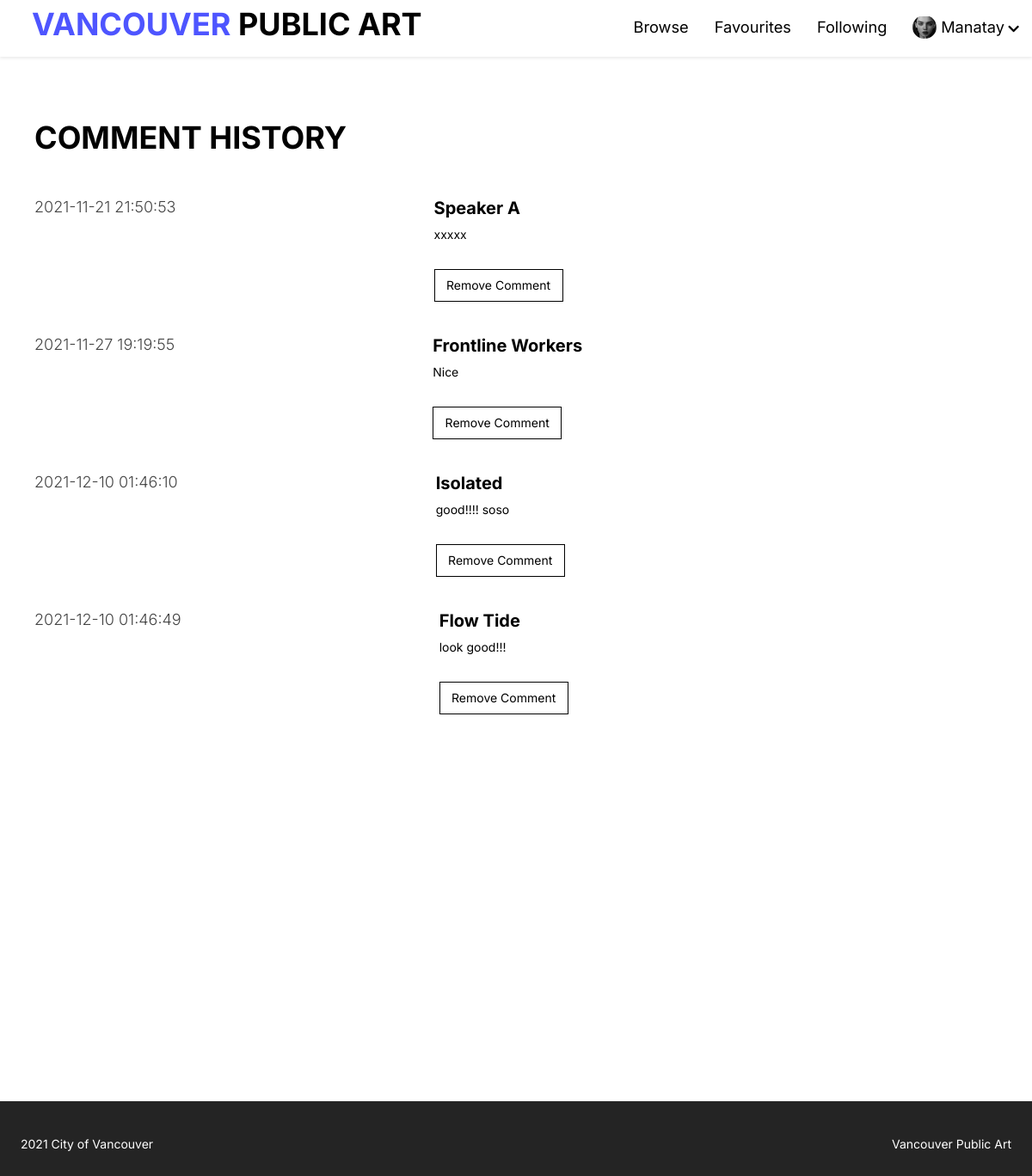
The app's page /public/member/commentHistory.php (signed in) with its own data.
### tables this page shows
CREATE TABLE `member` (
  `userID` int(4) NOT NULL,
  `username` varchar(30) NOT NULL,
  `password` varchar(500) NOT NULL,
  `name` varchar(50) NOT NULL,
  `phoneNumber` int(10) NOT NULL,
  `profilePhoto` varchar(500) NOT NULL,
  `email` varchar(500) NOT NULL
);

CREATE TABLE `comment` (
  `commentID` int(10) NOT NULL,
  `userID` int(4) NOT NULL,
  `artID` int(4) NOT NULL,
  `date` timestamp NOT NULL DEFAULT current_timestamp() ON UPDATE current_timestamp(),
  `commentText` text NOT NULL
);

CREATE TABLE `artwork` (
  `artID` int(4) NOT NULL,
  `artName` varchar(150) DEFAULT NULL,
  `artistStatement` text DEFAULT NULL,
  `type` varchar(25) DEFAULT NULL,
  `status` varchar(13) DEFAULT NULL,
  `siteName` varchar(83) DEFAULT NULL,
  `siteAddress` varchar(95) DEFAULT NULL,
  `material` varchar(100) DEFAULT NULL,
  `photoURL` varchar(97) DEFAULT NULL,
  `ownership` varchar(50) DEFAULT NULL,
  `neighborhood` varchar(24) DEFAULT NULL,
  `locationOnSite` varchar(279) DEFAULT NULL,
  `geom` varchar(58) DEFAULT NULL,
  `description` text DEFAULT NULL,
  `artistID` int(3) NOT NULL,
  `year` int(4) DEFAULT NULL
);

### private/initialize.php (called while the page is built, shortened)
<?php
$profileImageDestination = 'Assets/img/';
function url_for($script_path)
{
  if ($script_path[0] != '/') {
    $script_path = "/" . $script_path;
  }
  return WWW_ROOT . $script_path;
}

### private/database/db.php (called while the page is built, shortened)
<?php
require('db_connect.php');
function executeQuery($sql, $data)
{
    global $conn;
    $stmt = $conn->prepare($sql);
    $values = array_values($data);
    $types = str_repeat('s', count($values));
    $stmt->bind_param($types, ...$values);
    $stmt->execute();
    return $stmt;
}
function selectOneByOneTable($table, $conditions)
{
    $sql = "SELECT * FROM $table";
    $i = 0;
    foreach ($conditions as $key => $value) {
        if ($i === 0) {
            $sql = $sql . " WHERE $key=?";
        } else {
            $sql = $sql . " AND $key=?";
        }
        $i++;
    }
    $sql = $sql . " LIMIT 1";
    $stmt = executeQuery($sql, $conditions);
    $records = $stmt->get_result()->fetch_assoc();
    return $records;
}
function selectAllFromThreeTables($artwork, $comment, $member,  $userID)
{
    global $conn;
    $query = "SELECT a.artName,a.artID, c.commentText, c.date,c.commentID, m.username,m.userID FROM $comment c
    INNER JOIN $artwork a ON a.artID = c.artID
    INNER JOIN $member m ON c.userID = m.userID
    WHERE m.userID = $userID";
    $result = mysqli_query($conn, $query);
    return $result;
}

### private/controller/getcommentHistory.php (called while the page is built)
<?php $comment = 'comment';
$artwork = 'artwork';
$member = 'member';
$userID = $_SESSION['userID'];
$history = selectAllFromThreeTables($artwork, $comment, $member, $userID);

### public/member/commentHistory.php (the view, shortened to what this page needs)
<?php include('../../private/initialize.php');
include("../../private/database/db.php");
include("../../private/controller/getcommentHistory.php");
?>
<!DOCTYPE html>
<html lang="en">
<head>
    <link rel="stylesheet" href="https://code.jquery.com/ui/1.9.2/themes/base/jquery-ui.css">
    <link rel="stylesheet" href="https://maxcdn.bootstrapcdn.com/bootstrap/3.4.1/css/bootstrap.min.css">
    <link rel="stylesheet" href="https://use.fontawesome.com/releases/v5.7.2/css/all.css">
</head>
<body>
    <?php include(INCLUDE_PATH . '/header.php'); ?>
    <div class="msg">
    </div>
    <div class="history-container">
        <h1>COMMENT HISTORY</h1>
        <?php foreach ($history as $row) { ?>
            <div class="history-box" id="cmt<?php echo $row['commentID'] ?>">
                <div class="left-side">
                    <h3><?php echo $row['date'] ?></h3>
                </div>
                <div class="right-side">
                    <a href="<?php echo url_for('art_detail.php?id=' . $row['artID']) ?>">
                        <h2 class="textlink"><?php echo $row['artName'] ?></h2>
                    </a>
                    <a href="<?php echo url_for('art_detail.php?id=' . $row['artID']) . '#' . $row['username'] ?>">
                        <p class="textlink"><?php echo $row['commentText'] ?></p>
                    </a>
                    <button name='removeBtn' class="removeBtn secondaryBtn" onclick="removeComment(<?php echo $row['commentID'] ?>)">Remove Comment</button>
                </div>
            </div>
        <?php } ?>
    </div>
    <?php include(INCLUDE_PATH . '/footer.php'); ?>
</body>
</html>

### private/includes/header.php (shortened to what this page needs)
<header>
    <div class="logo">
        <a href="<?php echo url_for('/index.php') ?>">
            <h1 class="logo-text"><span>VANCOUVER </span>PUBLIC ART</h1>
        </a>
    </div>
    <ul class="nav">
        <li><a href="<?php echo url_for('/browse.php') ?>">Browse</a></li>
        <?php if (isset($_SESSION['userID'])) { ?>
            <?php if (isset($_SESSION['userID'])) {
                $userid = $_SESSION['userID'];
                $user = selectOneByOneTable('member', ['userID' => $userid]);
                $profilePhote = $user['profilePhoto'];
            }  ?>
            <li><a href="<?php echo url_for('member/favourite.php?userID=' . $_SESSION['userID']) ?>">Favourites</a></li>
            <li><a href="<?php echo url_for('member/following.php?userID=' . $_SESSION['userID']) ?>">Following</a></li>
            <li>
                <a href="#" style="display:flex;">
                    <?php if ($profilePhote != null) { ?>
                        <div class="" style="width:1.5em; height:1.5em; overflow:hidden; border-radius: 50%; margin-right:0.3em;">
                            <img style="width:100%; height:100%; object-fit: cover;" src="<?php echo url_for($profileImageDestination . $profilePhote); ?>" />
                        </div>
                    <?php } else { ?>
                        <i class="fa fa-user" style="margin-right:0.3em; padding-top:0.3em;"></i>
                    <?php } ?>
                    <?php echo $_SESSION['username']; ?>
                    <i class="fa fa-chevron-down" style="font-size: .8em; padding-top:0.65em; padding-left:0.3em;"></i>
                </a>
            </li>
        <?php } else { ?>
            <li><a href="register.php">Sign Up</a></li>
            <li><a href="login.php">Login</a></li>
        <?php } ?>
    </ul>
</header>

### records on screen
member: profilePhoto (picture)
comment: date "2021-11-21 21:50:53", artID.artName "Speaker A", commentText "xxxxx"
comment: date "2021-11-27 19:19:55", artID.artName "Frontline Workers", commentText "Nice"
comment: date "2021-12-10 01:46:10", artID.artName "Isolated", commentText "good!!!! soso"
comment: date "2021-12-10 01:46:49", artID.artName "Flow Tide", commentText "look good!!!"

### other values on screen
$_SESSION['username'] "Manatay"
